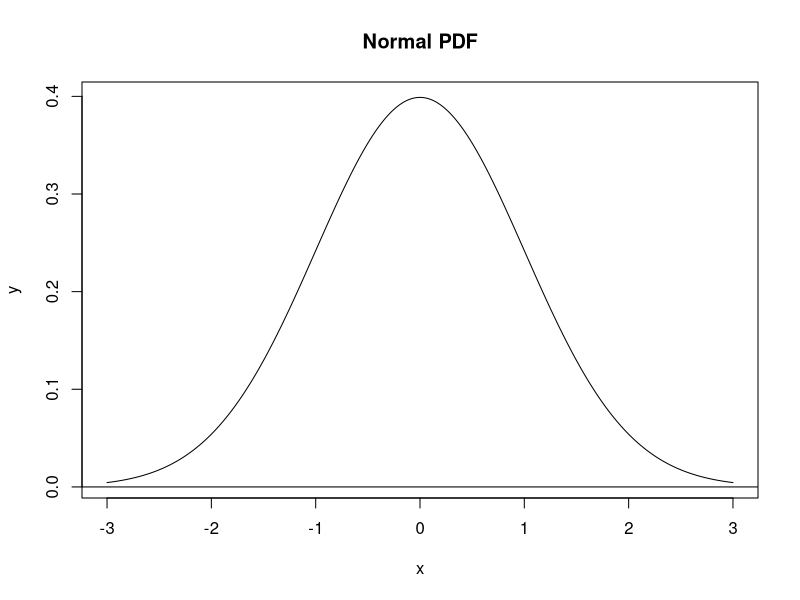
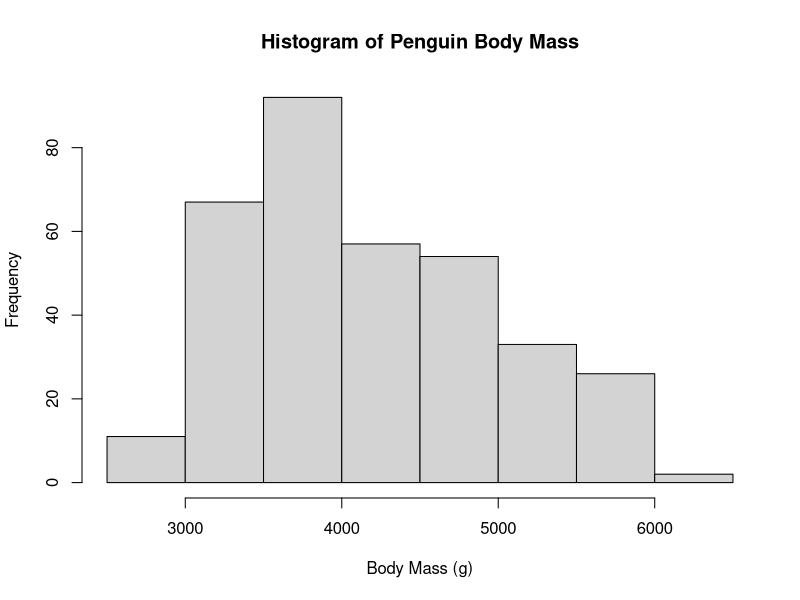
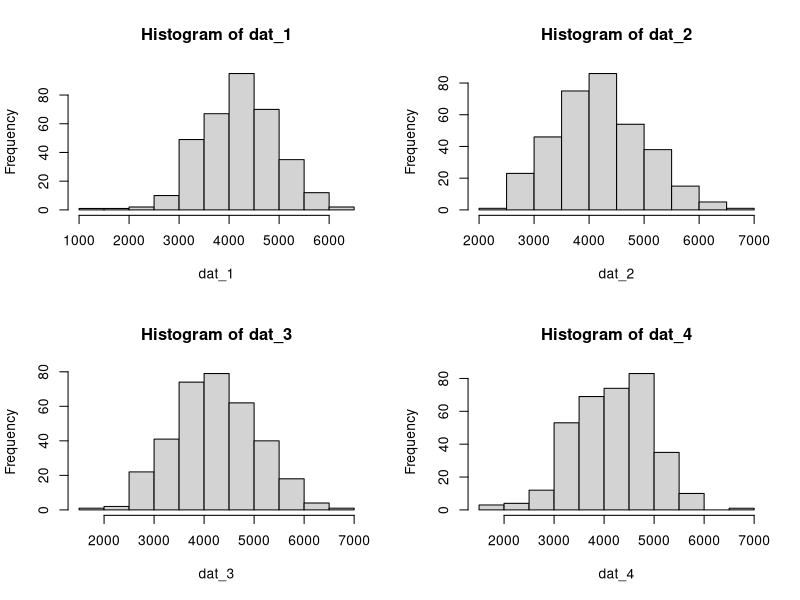
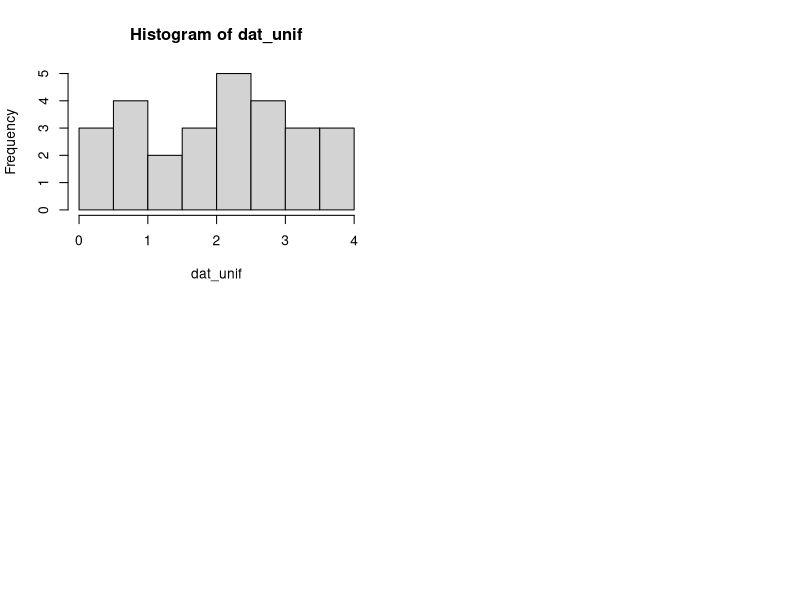
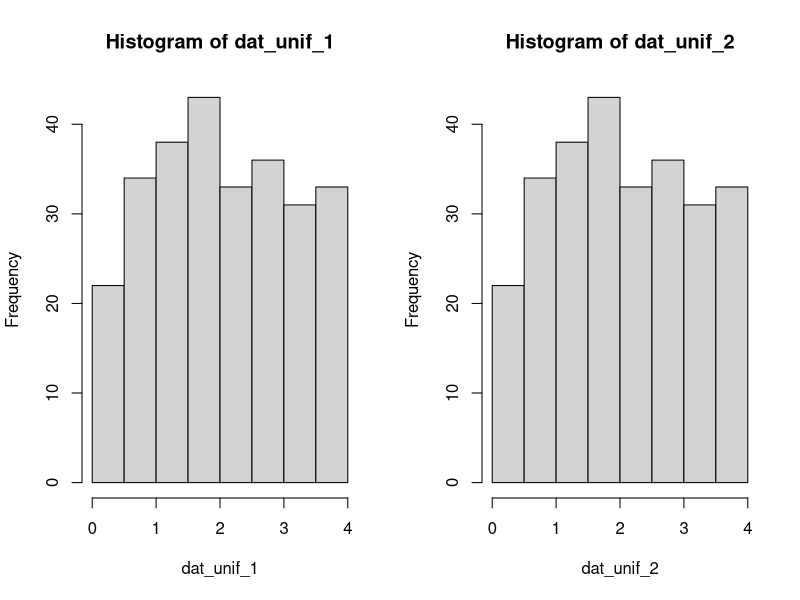
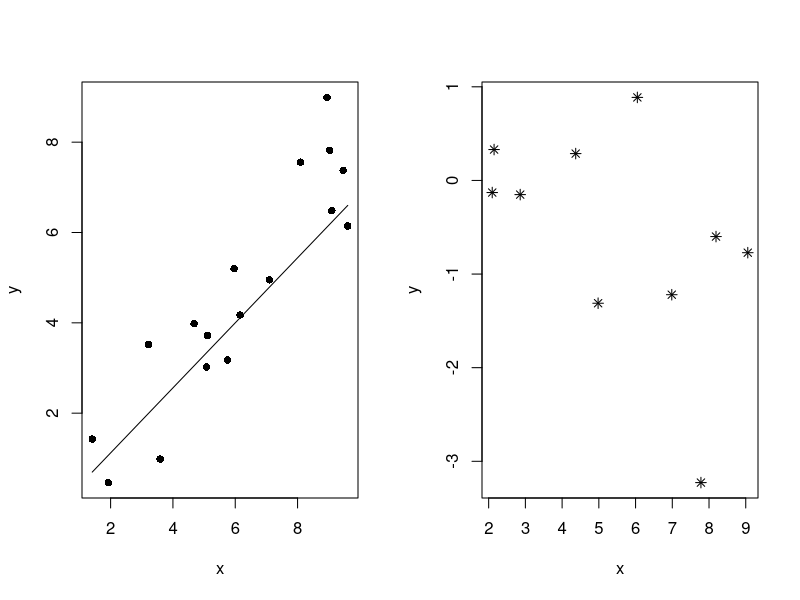
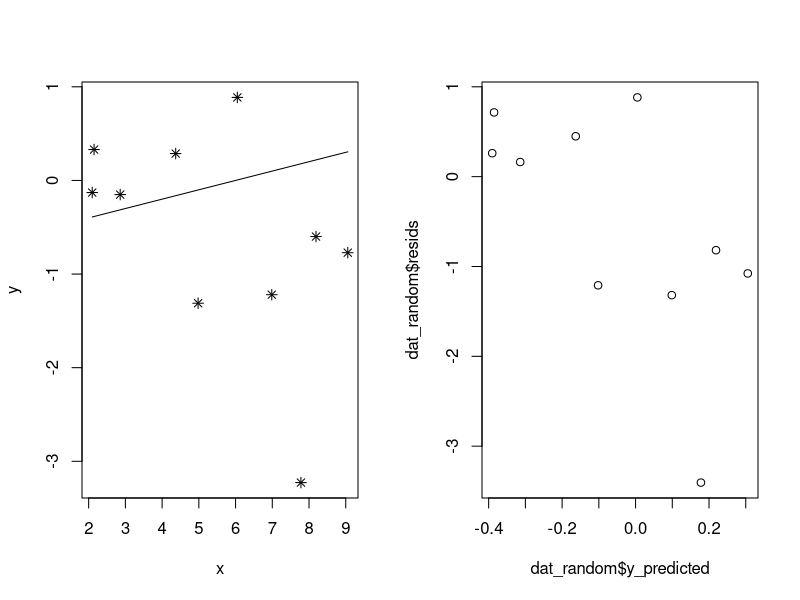
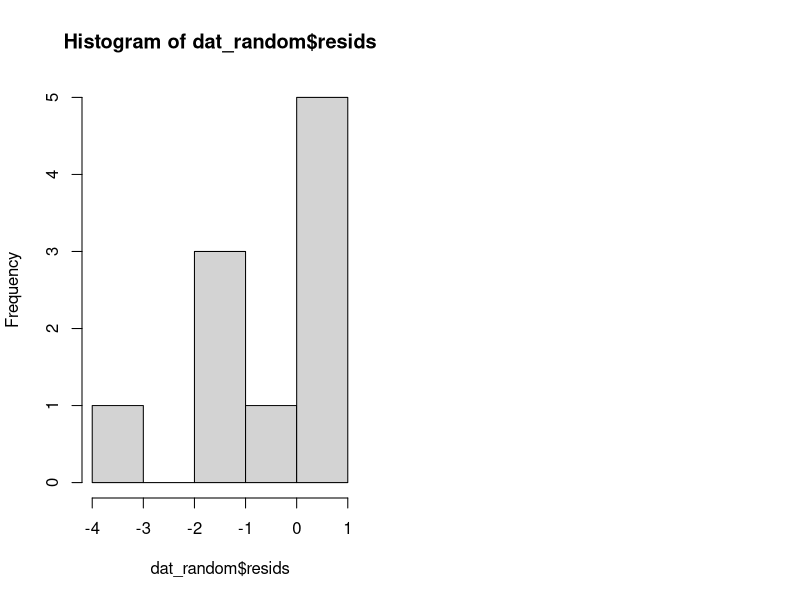

These figures' R source, in order:
# Generate a vector of x-values
x = seq(-3, 3, length.out = 1000)
y = dnorm(x)

plot(x, y, main = "Normal PDF", type = "l")
abline(h = 0)

require(palmerpenguins)
hist(
  penguins$body_mass_g,
  main = "Histogram of Penguin Body Mass",
  xlab = "Body Mass (g)")

mean(penguins$body_mass_g, na.rm = TRUE)
sd(penguins$body_mass_g, na.rm = TRUE)
nrow(penguins)


n_pts        = 344
penguin_mean = 4202
penguin_sd   = 802

dat_1 = rnorm(n = 344, mean = 4202, sd = 802)
dat_2 = rnorm(n = 344, mean = 4202, sd = 802)
dat_3 = rnorm(n = 344, mean = 4202, sd = 802)
dat_4 = rnorm(n = 344, mean = 4202, sd = 802)

par(mfrow = c(2, 2))

hist(dat_1)
hist(dat_2)
hist(dat_3)
hist(dat_4)

dat_unif = runif(n = 27, min = 0, max = 4)
hist(dat_unif)

set.seed(1)
dat_unif_1 = runif(n = 270, min = 0, max = 4)
set.seed(1)
dat_unif_2 = runif(n = 270, min = 0, max = 4)

par(mfrow = c(1, 2))
hist(dat_unif_1)
hist(dat_unif_2)


# Calculates the value of y for a linear function, given the coordinates
# of a known point (x1, y1) and the slope of the line.
line_point_slope = function(x, x1, y1, slope)
{
  get_y_intercept = 
    function(x1, y1, slope) 
      return(-(x1 * slope) + y1)
  
  linear = 
    function(x, yint, slope) 
      return(yint + x * slope)
  
  return(linear(x, get_y_intercept(x1, y1, slope), slope))
}


set.seed(123)
n = 17
slope = 0.7
intcp = 0.2

guess_x = 6
guess_y = 4
guess_slope = 0.72

x = runif(n = n, min = 1, max = 10)
y = rnorm(n = n, mean = slope * x + intcp)

plot(x, y, pch = 16)
curve(line_point_slope(x, guess_x, guess_y, guess_slope), add = T)


n_pts = 10
x_min = 1
x_max = 10

# X values are uniformly distributed
x_random = runif(n = n_pts, min = x_min, max = x_max)

# Y values are normally-distributed.
# I used the default parameters for mean and sd.
y_random = rnorm(n = n_pts)

dat_random = data.frame(x = x_random, y = y_random)

plot(y ~ x, data = dat_random, pch = 8)

guess_x = 6
guess_y = 0
guess_slope = 0.1

plot(y ~ x, data = dat_random, pch = 8)
curve(line_point_slope(x, guess_x, guess_y, guess_slope), add = T)

line_point_slope(dat_random$x, guess_x, guess_y, guess_slope)

head(penguins)



dat_random$y_predicted = line_point_slope(dat_random$x, guess_x, guess_y, guess_slope)
  
head(dat_random)

dat_random$resids = y_random - dat_random$y_predicted

sum(dat_random$resids)

abs(dat_random$resids)

plot(x= dat_random$y_predicted, y = dat_random$resids)

hist(x = dat_random$resids)


#Lab Questions Begin here: 

require(here)
png(
  filename = here("lab_04_hist_01.png" ), 
  width = 1500, height = 1600, 
  res = 180, units = "px")

norm_17 = rnorm(n = 17, mean = 10.4 , sd = 2.4)
norm_30 = rnorm(n = 30, mean = 10.4 , sd = 2.4)
norm_300 = rnorm(n = 300, mean = 10.4 , sd = 2.4)
norm_3000 = rnorm(n = 3000, mean = 10.4 , sd = 2.4)

par(mfrow = c(2, 2))

hist(norm_17)
hist(norm_30)
hist(norm_300)
hist(norm_3000)


dev.off()

#Q7

require(here)
svg(
  filename = here("norm_1.svg" ))

# Generate a vector of x-values
x = seq(-20, 20, length.out = 1000)
y = dnorm(x, mean = 10.4, sd = 2.4)

plot(x, y, main = "Normal PDF: mean = 10.4 , sd = 2.4", type = "l", xlim = c(0, 20))
abline(h = 0)

dev.off()

#Q9-10 :')

require(here)
png(
  filename = here("Q10.png" ), 
  width = 1500, height = 1600, 
  res = 180, units = "px")

set.seed(46)
random_1 = runif(n = 10, min = -5, max = 4)
set.seed(1)
random_2 = runif(n = 10, min = -5, max = 4)

par(mfrow = c(2, 2))

head(random_1)

plot(x = random_1, y = random_2, main = ("Random Scatterplot"))
hist(random_2)
hist(random_1)
boxplot(random_1, main = ("Boxplot of random_1"))

dev.off()

#Q11
png(
  filename = here("Random Scatterplot with Line"),
  width = 1500, height = 1600,
  res = 180, units = "px")

par(mfrow = c(1, 1))
plot(x = random_1, y = random_2, main = ("Random Scatterplot"))

dat_randoms = data.frame(x = random_1, y = random_2)

abline(lm(y ~ x, data = dat_randoms))

#Q13

guess_x = 0
guess_y = 0
guess_slope = .7

plot(y ~ x, data = dat_randoms)
curve(line_point_slope(x, guess_x, guess_y, guess_slope), add = T)

dat_randoms$y_predicted = line_point_slope(dat_randoms$x, guess_x, guess_y, guess_slope)


dat_randoms$resids = random_2 - dat_randoms$y_predicted

head(dat_randoms)

sum(dat_randoms$resids)

png(
  filename = here("Residuals"),
  width = 1500, height = 1500,
  res = 180, units = "px")

par(mfrow = c(1, 2))
hist(dat_randoms$resids)
plot(x= dat_randoms$y_predicted, y = dat_randoms$resids)

dev.off()

